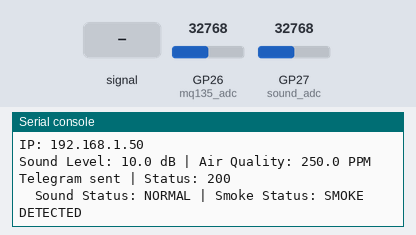
The program below on a simulated Raspberry Pi Pico running MicroPython. On the bench: the last lines printed to the serial console. Inputs (shaded band) come from the test bench; at power-on: GP26 (mq135_adc) = 32768, GP27 (sound_adc) = 32768 (analog values on the 0–65535 scale). WiFi joins after 1.5 s; requests to the public web service named in the program get a made-up reply in its usual format after 0.4 s (London, UTC, broken clouds, 64 % humidity, 1013 hPa unless stated); the clock reads 2024-03-15 10:24:30 at power-on unless the program sets it.

Above: at 2.7 s.
2.8 s: GP27 (sound_adc) fed a 200 Hz sine of ±16383 counts around its level
At 8.05 s:
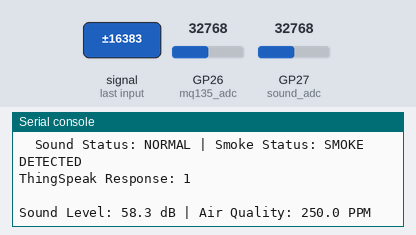
14.8 s: GP26 (mq135_adc) set to 7864
At 20.8 s:
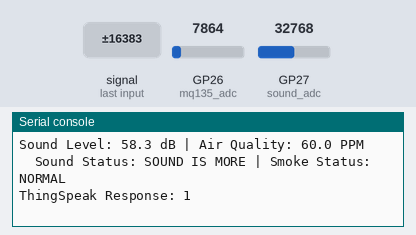
26.1 s: GP27 (sound_adc) set to 45874
At 30.71 s:
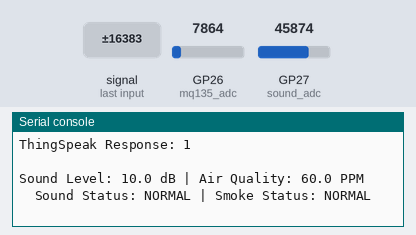
37.7 s: GP27 (sound_adc) fed a 1000 Hz sine of ±16383 counts around its level
At 38.5 s:
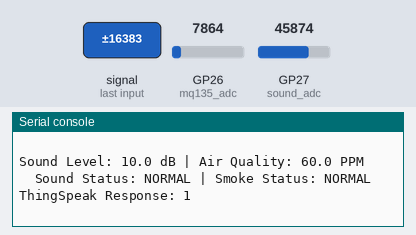
39.2 s: GP26 (mq135_adc) set to 3440
40.7 s: GP27 (sound_adc) set to 57670
At 42.32 s:
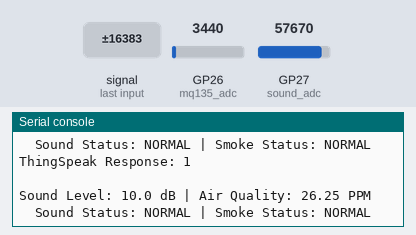
Timing chart, 0 to 43.2 s (numbered marks = the images above; inputs shaded):
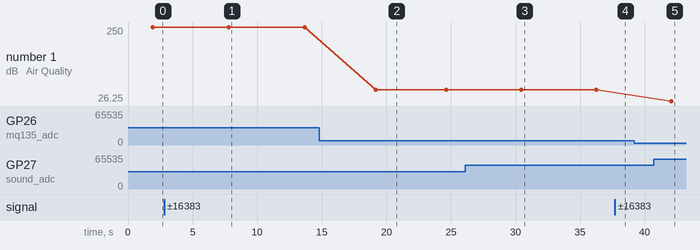

Measured:
- after the input at 2.8 s, the serial console: prints a new line after 5.0 s (image 1)
- after the input at 14.8 s, the serial console: prints a new line after 4.4 s (image 2)
- after the input at 26.1 s, the serial console: prints a new line after 4.4 s (image 3)
- after the input at 40.7 s, the serial console: prints a new line after 1.4 s (image 5)
- plotted number 1: 250 → 60 after the input at 14.8 s

The program:

MAIN_CODE.py
```python
"""
Raspberry Pi Pico Sound Level Monitor + MQ135 Smoke Sensor with ThingSpeak & Telegram
Reads analog sound levels and smoke/gas levels
Sends data to ThingSpeak and alerts via Telegram
"""

import machine
import time
import math
import network
import urequests
from machine import ADC, Pin

# WiFi Configuration
SSID         = "OPPO A59 5G"
PASSWORD     = "sampath81"

# ThingSpeak Configuration
TS_API_KEY   = "N2XYTDR1MMS0YHCP"
TS_URL       = "http://api.thingspeak.com/update"

# Telegram Configuration
TG_BOT_TOKEN = "8761473200:AAHOKR-l5m01x4nAb-U2UY8HYEZz1GA3qhE"
TG_CHAT_ID   = "1839206133"

# Sensor Configuration
SOUND_SENSOR_PIN = 27  # GPIO27 (ADC1) - analog input from microphone
SAMPLING_RATE = 10000  # samples per second
SAMPLE_SIZE = 512      # number of samples to collect
MQ135_SENSOR_PIN = 26  # GPIO26 (ADC0) - analog input from MQ135

# Reference values for dB calculation
REFERENCE_VOLTAGE = 3.3
ADC_RESOLUTION = 4095  # 12-bit ADC (0-4095)

# Initialize ADC
sound_adc = ADC(Pin(SOUND_SENSOR_PIN))
mq135_adc = ADC(Pin(MQ135_SENSOR_PIN))

# Alert tracking to prevent spam
last_sound_alert = 0
last_smoke_alert = 0
alert_cooldown = 60  # 60 seconds cooldown between alerts

def setup():
    """Initialize both sensors and WiFi"""
    print("\n=== Raspberry Pi Pico Multi-Sensor Monitor ===")
    print("Reading sound levels (dB) and air quality (PPM)...\n")
    connect_wifi()

def connect_wifi():
    """Connect to WiFi network"""
    wlan = network.WLAN(network.STA_IF)
    wlan.active(True)
    wlan.connect(SSID, PASSWORD)

    print("Connecting to WiFi...")
    while not wlan.isconnected():
        print(".", end="")
        time.sleep(0.5)

    print("\nConnected!")
    print("IP:", wlan.ifconfig()[0])

def send_telegram_alert(message):
    """Send alert message to Telegram"""
    try:
        # Simplify message to avoid URL encoding issues
        safe_message = message.replace("\n", " ")
        url = f"https://api.telegram.org/bot{TG_BOT_TOKEN}/sendMessage?chat_id={TG_CHAT_ID}&text={safe_message}"

        response = urequests.get(url, timeout=5)
        print(f"Telegram sent | Status: {response.status_code}")
        response.close()
    except Exception as e:
        print(f"Telegram Error: {e}")
        # Try HTTP as fallback
        try:
            safe_message = message.replace("\n", " ")
            url = f"http://api.telegram.org/bot{TG_BOT_TOKEN}/sendMessage?chat_id={TG_CHAT_ID}&text={safe_message}"
            response = urequests.get(url, timeout=5)
            print(f"Telegram sent via HTTP | Status: {response.status_code}")
            response.close()
        except Exception as e2:
            print(f"Telegram HTTP Error: {e2}")

def send_thingspeak(sound_db, smoke_ppm):
    """Send sensor data to ThingSpeak"""
    try:
        url = TS_URL + "?api_key=" + TS_API_KEY + "&field1=" + str(sound_db) + "&field2=" + str(smoke_ppm)
        response = urequests.get(url)
        print(f"ThingSpeak Response: {response.text}")
        response.close()
    except Exception as e:
        print(f"ThingSpeak Error: {e}")

def read_sound():
    """Read and return sound level in dB"""
    # Collect samples
    max_val = 0
    min_val = 4095

    for i in range(SAMPLE_SIZE):
        # Pico ADC returns 16-bit value, shift to 12-bit
        adc_value = sound_adc.read_u16() >> 4
        if adc_value > max_val:
            max_val = adc_value
        if adc_value < min_val:
            min_val = adc_value
        time.sleep_us(100)

    # Calculate peak-to-peak amplitude
    peak_to_peak = max_val - min_val

    # Convert to voltage
    voltage = (peak_to_peak * REFERENCE_VOLTAGE) / ADC_RESOLUTION

    # Calculate dB (20 * log10(V / V_ref))
    db = 0.0
    if voltage > 0:
        db = 20.0 * math.log10(voltage / 0.00631)

    # Add offset for realistic readings
    db = db + 10.0

    # Ensure dB doesn't go negative
    if db < 0:
        db = 0

    return db

def read_smoke():
    """Read and return air quality in PPM"""
    # Read 16-bit ADC value
    air_value = mq135_adc.read_u16()

    # Convert to PPM
    air_quality_ppm = round((air_value / 65535) * 500, 2)

    return air_quality_ppm

def loop():
    """Read and display both sensor data"""
    global last_sound_alert, last_smoke_alert

    # Read sound level
    db = read_sound()

    # Read smoke level
    ppm = read_smoke()

    # Display results
    print(f"Sound Level: {db:.1f} dB | Air Quality: {ppm} PPM")

    # Sound status
    if db >= 50:
        sound_status = "SOUND IS MORE"
        # Send Telegram alert if cooldown passed
        if time.time() - last_sound_alert > alert_cooldown:
            send_telegram_alert(f"🔊 ALERT: SOUND IS MORE!\nSound Level: {db:.1f} dB")
            last_sound_alert = time.time()
    else:
        sound_status = "NORMAL"

    # Smoke status
    if ppm >= 69:
        smoke_status = "SMOKE DETECTED"
        # Send Telegram alert if cooldown passed
        if time.time() - last_smoke_alert > alert_cooldown:
            send_telegram_alert(f"💨 ALERT: SMOKE DETECTED!\nAir Quality: {ppm} PPM")
            last_smoke_alert = time.time()
    else:
        smoke_status = "NORMAL"

    print(f"  Sound Status: {sound_status} | Smoke Status: {smoke_status}")

    # Send data to ThingSpeak
    send_thingspeak(db, ppm)

    print()

# Main loop
if __name__ == "__main__":
    setup()
    while True:
        loop()
        time.sleep(5)  # Update every 5 seconds
```
